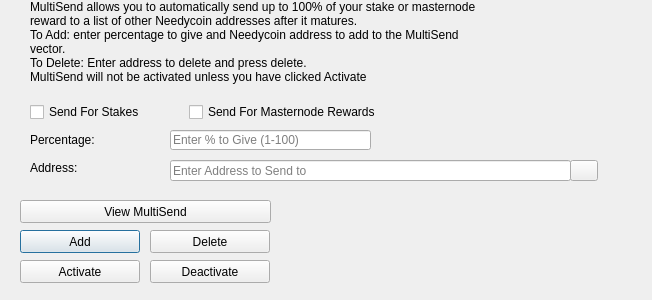
<?xml version="1.0" encoding="UTF-8"?>
<ui version="4.0">
 <class>MultiSendDialog</class>
 <widget class="QDialog" name="MultiSendDialog">
  <property name="windowModality">
   <enum>Qt::NonModal</enum>
  </property>
  <property name="geometry">
   <rect>
    <x>0</x>
    <y>0</y>
    <width>652</width>
    <height>300</height>
   </rect>
  </property>
  <property name="windowTitle">
   <string>MultiSend</string>
  </property>
  <widget class="QLineEdit" name="multiSendPercentEdit">
   <property name="geometry">
    <rect>
     <x>170</x>
     <y>130</y>
     <width>201</width>
     <height>20</height>
    </rect>
   </property>
   <property name="toolTip">
    <string>Enter whole numbers 1 - 100</string>
   </property>
   <property name="placeholderText">
    <string>Enter % to Give (1-100)</string>
   </property>
  </widget>
  <widget class="QLineEdit" name="multiSendAddressEdit">
   <property name="geometry">
    <rect>
     <x>170</x>
     <y>160</y>
     <width>401</width>
     <height>21</height>
    </rect>
   </property>
   <property name="toolTip">
    <string/>
   </property>
   <property name="placeholderText">
    <string>Enter Address to Send to</string>
   </property>
  </widget>
  <widget class="QLabel" name="label_2">
   <property name="geometry">
    <rect>
     <x>30</x>
     <y>0</y>
     <width>451</width>
     <height>121</height>
    </rect>
   </property>
   <property name="lineWidth">
    <number>1</number>
   </property>
   <property name="text">
    <string>MultiSend allows you to automatically send up to 100% of your stake or masternode reward to a list of other Needycoin addresses after it matures.
To Add: enter percentage to give and Needycoin address to add to the MultiSend vector.
To Delete: Enter address to delete and press delete.
MultiSend will not be activated unless you have clicked Activate</string>
   </property>
   <property name="alignment">
    <set>Qt::AlignLeading|Qt::AlignLeft|Qt::AlignTop</set>
   </property>
   <property name="wordWrap">
    <bool>true</bool>
   </property>
  </widget>
  <widget class="QLabel" name="message">
   <property name="geometry">
    <rect>
     <x>290</x>
     <y>200</y>
     <width>351</width>
     <height>91</height>
    </rect>
   </property>
   <property name="text">
    <string/>
   </property>
  </widget>
  <widget class="QPushButton" name="addButton">
   <property name="geometry">
    <rect>
     <x>20</x>
     <y>230</y>
     <width>120</width>
     <height>23</height>
    </rect>
   </property>
   <property name="toolTip">
    <string/>
   </property>
   <property name="statusTip">
    <string>Add to MultiSend Vector</string>
   </property>
   <property name="text">
    <string>Add</string>
   </property>
  </widget>
  <widget class="QPushButton" name="disableButton">
   <property name="geometry">
    <rect>
     <x>150</x>
     <y>260</y>
     <width>120</width>
     <height>23</height>
    </rect>
   </property>
   <property name="statusTip">
    <string>Deactivate MultiSend</string>
   </property>
   <property name="text">
    <string>Deactivate</string>
   </property>
  </widget>
  <widget class="QPushButton" name="addressBookButton">
   <property name="geometry">
    <rect>
     <x>570</x>
     <y>160</y>
     <width>28</width>
     <height>21</height>
    </rect>
   </property>
   <property name="toolTip">
    <string>Choose an address from the address book</string>
   </property>
   <property name="text">
    <string/>
   </property>
   <property name="icon">
    <iconset resource="../needycoin.qrc">
     <normaloff>:/icons/address-book</normaloff>:/icons/address-book</iconset>
   </property>
   <property name="shortcut">
    <string>Alt+A</string>
   </property>
   <property name="autoDefault">
    <bool>false</bool>
   </property>
  </widget>
  <widget class="QLabel" name="label">
   <property name="geometry">
    <rect>
     <x>30</x>
     <y>130</y>
     <width>121</width>
     <height>20</height>
    </rect>
   </property>
   <property name="toolTip">
    <string>Percentage of stake to send</string>
   </property>
   <property name="text">
    <string>Percentage:</string>
   </property>
  </widget>
  <widget class="QLabel" name="label_5">
   <property name="geometry">
    <rect>
     <x>30</x>
     <y>160</y>
     <width>111</width>
     <height>16</height>
    </rect>
   </property>
   <property name="toolTip">
    <string>Address to send portion of stake to</string>
   </property>
   <property name="text">
    <string>Address:</string>
   </property>
  </widget>
  <widget class="QPushButton" name="deleteButton">
   <property name="geometry">
    <rect>
     <x>150</x>
     <y>230</y>
     <width>120</width>
     <height>23</height>
    </rect>
   </property>
   <property name="toolTip">
    <string/>
   </property>
   <property name="statusTip">
    <string>Delete Address From MultiSend Vector</string>
   </property>
   <property name="text">
    <string>Delete</string>
   </property>
  </widget>
  <widget class="QPushButton" name="activateButton">
   <property name="geometry">
    <rect>
     <x>20</x>
     <y>260</y>
     <width>120</width>
     <height>23</height>
    </rect>
   </property>
   <property name="statusTip">
    <string>Activate MultiSend</string>
   </property>
   <property name="text">
    <string>Activate</string>
   </property>
  </widget>
  <widget class="QPushButton" name="viewButton">
   <property name="geometry">
    <rect>
     <x>20</x>
     <y>200</y>
     <width>251</width>
     <height>23</height>
    </rect>
   </property>
   <property name="toolTip">
    <string/>
   </property>
   <property name="statusTip">
    <string>View MultiSend Vector</string>
   </property>
   <property name="text">
    <string>View MultiSend</string>
   </property>
  </widget>
  <widget class="QWidget" name="horizontalLayoutWidget">
   <property name="geometry">
    <rect>
     <x>30</x>
     <y>100</y>
     <width>351</width>
     <height>24</height>
    </rect>
   </property>
   <layout class="QHBoxLayout" name="horizontalLayout">
    <item>
     <widget class="QCheckBox" name="multiSendStakeCheckBox">
      <property name="text">
       <string>Send For Stakes</string>
      </property>
     </widget>
    </item>
    <item>
     <widget class="QCheckBox" name="multiSendMasternodeCheckBox">
      <property name="text">
       <string>Send For Masternode Rewards</string>
      </property>
     </widget>
    </item>
   </layout>
  </widget>
 </widget>
 <resources>
  <include location="../needycoin.qrc"/>
 </resources>
 <connections/>
</ui>
